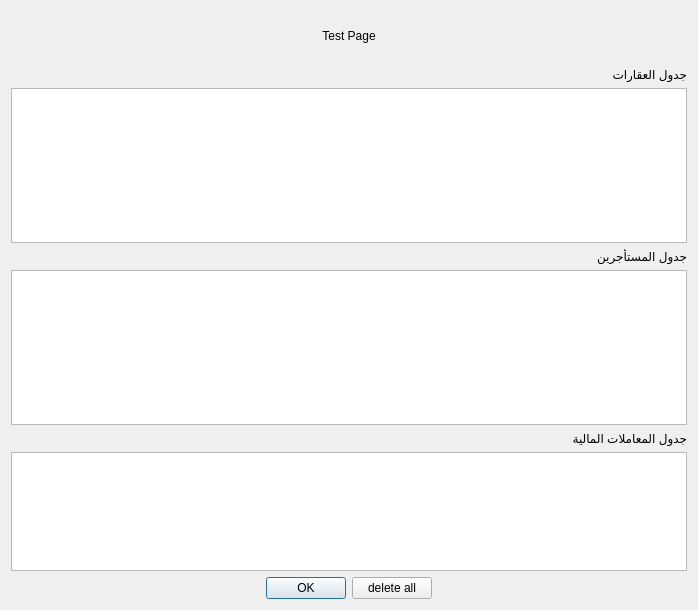
<?xml version="1.0" encoding="UTF-8"?>
<ui version="4.0">
 <class>queryResult</class>
 <widget class="QDialog" name="queryResult">
  <property name="geometry">
   <rect>
    <x>0</x>
    <y>0</y>
    <width>698</width>
    <height>610</height>
   </rect>
  </property>
  <property name="windowTitle">
   <string>Dialog</string>
  </property>
  <property name="layoutDirection">
   <enum>Qt::RightToLeft</enum>
  </property>
  <layout class="QGridLayout" name="gridLayout_2">
   <item row="3" column="2">
    <widget class="QPushButton" name="buttonExit">
     <property name="text">
      <string>OK</string>
     </property>
    </widget>
   </item>
   <item row="3" column="0">
    <spacer name="horizontalSpacer">
     <property name="orientation">
      <enum>Qt::Horizontal</enum>
     </property>
     <property name="sizeHint" stdset="0">
      <size>
       <width>40</width>
       <height>20</height>
      </size>
     </property>
    </spacer>
   </item>
   <item row="1" column="0" colspan="4">
    <widget class="QLabel" name="label_4">
     <property name="text">
      <string>جدول المعاملات المالية</string>
     </property>
    </widget>
   </item>
   <item row="3" column="1">
    <widget class="QPushButton" name="buttonDeleteAll">
     <property name="text">
      <string>delete all</string>
     </property>
    </widget>
   </item>
   <item row="0" column="0" colspan="4">
    <layout class="QGridLayout" name="gridLayout">
     <item row="0" column="0">
      <widget class="QLabel" name="label">
       <property name="minimumSize">
        <size>
         <width>0</width>
         <height>50</height>
        </size>
       </property>
       <property name="styleSheet">
        <string notr="true">font: 16pt &quot;Sans Serif&quot;;</string>
       </property>
       <property name="text">
        <string>Test Page</string>
       </property>
       <property name="alignment">
        <set>Qt::AlignCenter</set>
       </property>
      </widget>
     </item>
     <item row="3" column="0">
      <widget class="QLabel" name="label_2">
       <property name="text">
        <string>جدول المستأجرين</string>
       </property>
      </widget>
     </item>
     <item row="2" column="0">
      <widget class="QTreeView" name="treeViewResults"/>
     </item>
     <item row="4" column="0">
      <widget class="QTreeView" name="treeViewResults2"/>
     </item>
     <item row="1" column="0">
      <widget class="QLabel" name="label_3">
       <property name="text">
        <string>جدول العقارات</string>
       </property>
      </widget>
     </item>
    </layout>
   </item>
   <item row="3" column="3">
    <spacer name="horizontalSpacer_2">
     <property name="orientation">
      <enum>Qt::Horizontal</enum>
     </property>
     <property name="sizeHint" stdset="0">
      <size>
       <width>40</width>
       <height>20</height>
      </size>
     </property>
    </spacer>
   </item>
   <item row="2" column="0" colspan="4">
    <widget class="QTreeView" name="treeViewResult3"/>
   </item>
  </layout>
 </widget>
 <resources/>
 <connections/>
</ui>
